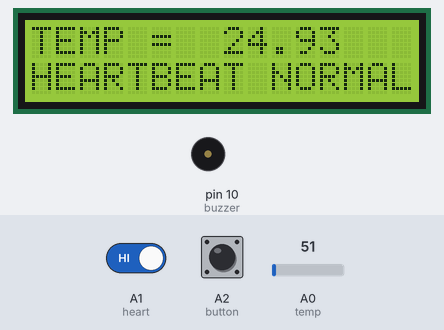
Recording of a sketch running on a simulated Arduino Mega 2560, built for the host (arithmetic inside an expression is 32-bit, double 64-bit). Parts: 16×2 character LCD, buzzer (waves = sounding, pin HIGH). Inputs (shaded band) come from the test bench; at power-on: A0 (temp) = 51, A1 (heart) HIGH, A2 (button) LOW. WiFi joins after 1.5 s; servers stay silent unless stated; uploads are accepted with an empty reply; random numbers use the default seed unless the sketch sets one; what the sketch prints to the serial monitor is not drawn.

Above: at 7.6 s.
7.7 s: A0 (temp) set to 92
At 12.2 s:
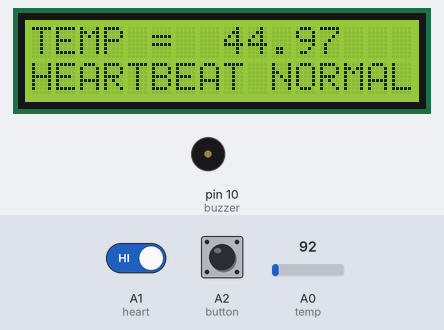
12.6 s: A0 (temp) set to 110
At 16.3 s:
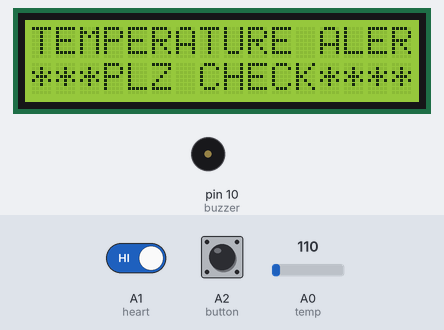
21.7 s: A0 (temp) set to 86
At 27.9 s:
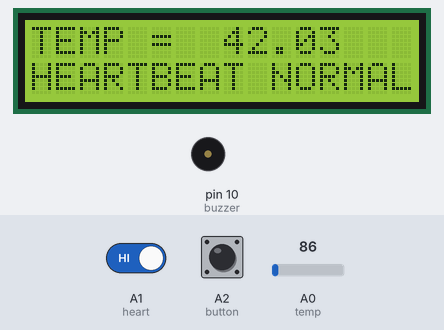
28.3 s: A1 (heart) driven LOW
At 34.7 s:
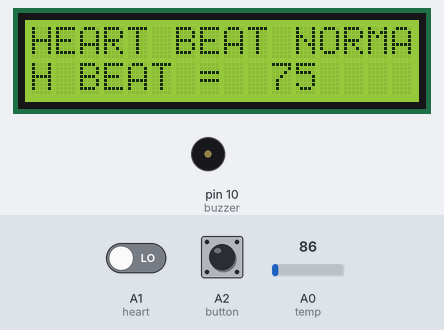
37.4 s: A1 (heart) driven HIGH
At 41.7 s:
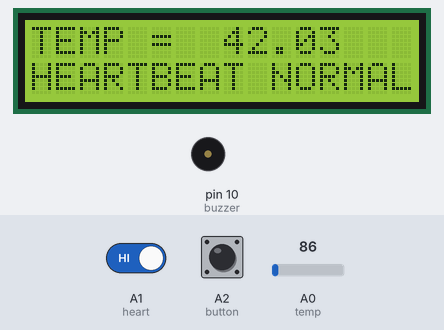
42.0 s: A1 (heart) driven LOW
At 43.0 s:
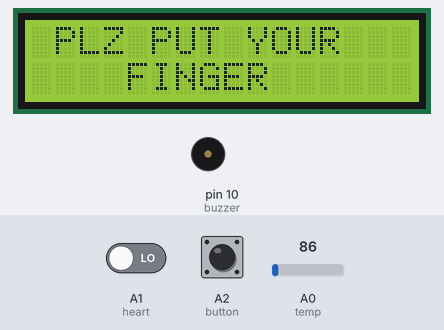
Timing chart, 0 to 51.6 s (numbered marks = the images above; inputs shaded):
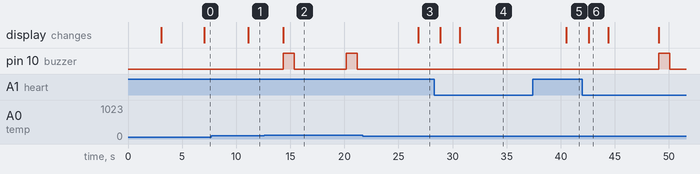

The sketch:

tx_of_wireless_health_care_system.ino
```cpp
/*
 * WIRELESS HEALTH CARE SYSTEM -
 *
 * http://projectsiot.xyz/IoTProjects/HealthCare/healthdisplay.php
 *
 * http://projectsiot.xyz/IoTProjects/HealthCare/healthupload.php?a=43&b=99&c=H
 *
 * hotspot name : project12
 * hotspot possword : project123456
 */

#include "WiFiEsp.h"
#include<String.h>
#include <LiquidCrystal.h>

// Emulate Serial1 on pins 6/7 if not present
#ifndef HAVE_HWSERIAL1
#include "SoftwareSerial.h"
SoftwareSerial Serial1(12, 13); // RX, TX
#endif

SoftwareSerial zigbee(2, 3);

LiquidCrystal lcd (4,5,6,7,8,9);

#define buzzer 10
#define temp A0
#define heart A1
#define button A2


unsigned int flag = 0;
String hbvalue = "\0";

float temp1=0.0;
String read_msg = "\0";

String otp[11] = {"62","72","71","75","97","79","92","79","95","83","99"} ;
unsigned int no = 0;
unsigned hb = 0;
unsigned temp2 = 0;

void beep()
{
   digitalWrite(buzzer, HIGH);
   delay(1000);
    digitalWrite(buzzer, LOW);
    delay(100);
}

void showprojectname ()
{
  lcd.clear();
    lcd.setCursor(0,0);
    lcd.print("    WIRELESS    ");
    lcd.setCursor(0,1);
    lcd.print("HEALTH CARE S/M");
  delay(3000);

}

char ssid[] = "project12";            // your network SSID (name)
char pass[] = "project123456";        // your network password
int status = WL_IDLE_STATUS;     // the Wifi radio's status

char server[] = "projectsiot.xyz";
char server1[] = "sms.scubedigi.com";

String A = "GET //IoTProjects/HealthCare/healthupload.php?a=";
String Z = " HTTP/1.1";
String msg = "GET /api.php?username=Mydreamacd&password=Mydre@m123&to=";
// "GET /api.php?username=Mydreamacd&password=Mydre@m123&to=9652490222&from=MYDREM&message=WELCOME%20MESSAGE HTTP/1.1"
String iot = "\0";
String bulk = "\0";

// Initialize the Ethernet client object
WiFiEspClient client;


void setup() {
  // put your setup code here, to run once:
zigbee.begin(9600);
Serial.begin(9600);
lcd.begin(16,2);

 Serial.println("power up");
showprojectname ();

pinMode(button,INPUT);
pinMode(buzzer,OUTPUT);
pinMode(temp,INPUT);
pinMode(heart,INPUT);


  // initialize serial for ESP module
  Serial1.begin(9600);
  // initialize ESP module
  WiFi.init(&Serial1);


  // check for the presence of the shield
  if (WiFi.status() == WL_NO_SHIELD) {
    Serial.println(F("WiFi shield not present"));
    // don't continue
      lcd.clear();
    lcd.setCursor(0,0);
    lcd.print("WIFI NT DETECTED");
    lcd.setCursor(0,1);
    lcd.print("PLEASE CHECK....");
  delay(200);
    while (true);
  }

  // attempt to connect to WiFi network
  while ( status != WL_CONNECTED) {
    Serial.print(F("Attempting to connect to WPA SSID: "));
    Serial.println(ssid);
      lcd.clear();
    lcd.setCursor(0,0);
    lcd.print(" CONNECTING TO  ");
    lcd.setCursor(3,1);
    lcd.print(ssid);
  delay(200);
    // Connect to WPA/WPA2 network
    status = WiFi.begin(ssid, pass);
  }

  // you're connected now, so print out the data
  Serial.println(F("You're connected to the network"));

    Serial.println(F("sending data ---1 "));
    Serial.println(F("Starting connection to server..."));
    // if you get a connection, report back via serial
    if (client.connect(server, 80)) {
      Serial.println(F("Connected to server"));
      // Make a HTTP request
      client.println("GET /IoTProjects/HealthCare/healthupload.php?a=U&b=0 HTTP/1.1");
      client.println("Host: projectsiot.xyz");
      //client.println("Connection: close");
      client.println();
    }
  //  client.flush();
    // client.stop();

Serial.println(F("PLEASE SHOW CARD "));
}

void loop() {

 hbvalue = "\0";
 no = random(11);


temp2 = analogRead(temp); //read data from analog pin A1.
float V=temp2*(5/(1023.00)); //conversion of analog voltage to digital voltage.
  temp1=V*100; //temperature in centigrade scale.
Serial.print("temperature is = "); Serial.println(temp1);
delay(50);
Serial.print("heart = "); Serial.println(digitalRead(heart));

Serial.print("button = "); Serial.println(digitalRead(button));

if(temp1>50)
{
  zigbee.listen (); delay(1000);
zigbee.println("t"); delay(200);

flag = 1;

lcd.clear();
    lcd.setCursor(0,0);
    lcd.print("TEMPERATURE ALERT");
    lcd.setCursor(0,1);
    lcd.print("***PLZ CHECK****");
    beep ();
zigbee.println("t"); delay(200);
  delay(1000);

}

else if (!(digitalRead(heart)))
{

flag = 1;
  lcd.clear();
     lcd.setCursor(0,0);
    lcd.print(" PLZ PUT YOUR  ");
      lcd.setCursor(0,1);
    lcd.print("    FINGER     ");
    delay(1800);
    lcd.clear();
    lcd.setCursor(0,0);
    lcd.print("CALCULATING.....");
  delay(2000);

  hb = otp[no].toInt();
 Serial.print("otp is = "); Serial.println(hb);

 delay(500);
 Serial1.listen (); delay(1000);


  if ((hb>95)||(hb<70))
  {
    zigbee.listen (); delay(1000);
    zigbee.println("h"); delay(200);
  lcd.clear();
  lcd.print("HEART BEAT ALERT");
    lcd.setCursor(0,1);
    lcd.print("HB = ");
    lcd.setCursor(6,1);
    lcd.print(hb);
beep ();
delay(100);
zigbee.println("h"); delay(200);


  }
  else
  {
  hbvalue = "\0";
  lcd.clear();
  lcd.print("HEART BEAT NORMAL");
    lcd.setCursor(0,1);
    lcd.print("H BEAT = ");
    lcd.setCursor(10,1);
    lcd.print(hb);
  delay(2000);

  }
}
else
{
  zigbee.listen (); delay(1000);
zigbee.println("n"); delay(1000);
  lcd.clear();
    lcd.setCursor(0,0);
    lcd.print("TEMP = ");
    lcd.setCursor(8,0);
    lcd.print(temp1);
    lcd.setCursor(0,1);
    lcd.print("HEARTBEAT NORMAL");
    zigbee.println("n"); delay(1000);
  delay(1000);
}

if (flag == 1)
{

flag = 0;
Serial1.listen (); delay(1000);

   iot = A+String(temp1)+"&b="+String(hb)+Z;

        Serial.println(iot);
       // sndit ();
 // ************************************************
  // if the server's disconnected, stop the client
  if (!client.connected()) {
    Serial.println(F("Disconnecting from server..."));
    client.stop();

    // do nothing forevermore
    //while (true);
  }
  //client.stop();
  //client.flush();

//  for (int x = 0; x < 2; x++)
//  {
//    delay(1000);
//    Serial.println(x, DEC);
//  }
  Serial.println(F("Starting connection to server..."));
  // if you get a connection, report back via serial
  if (client.connect(server, 80)) {
    Serial.println(F("Connected to server"));
    // Make a HTTP request

    //client.println("GET /IoTProjects/TollBooth/tollbooth.php?a=A&b=5&c=6&d=3 HTTP/1.1");

    client.println(A+String(temp1)+"&b="+String(hb)+Z);

    client.println("Host: projectsiot.xyz");
    //client.println("Connection: close");
    client.println();
  }
    client.stop();

 // ************************************************
        delay(1000);
}
} // loop


void lcdstring (unsigned int a, unsigned int b, String data)
{
  // lcd.clear();
  lcd.setCursor(a, b);
  lcd.print(data);
}
```

Measured:
- the behaviour switches between 102 and 103 on A0 (temp) (found by bisection; images 1 and 2)
- after the input at 7.7 s, the display: changes after 3.4 s (image 1)
- after the input at 12.6 s, pin 10 (buzzer): alternates HIGH for 1.0 s and LOW for 4.8 s, starting after 1.8 s; the display: changes after 1.8 s (image 2)
- after the input at 21.7 s, the display: changes after 5.1 s (image 3)
- after the input at 28.3 s, the display: first changes after 0.57 s (image 4 shows a later state)
- after the input at 42.0 s, pin 10 (buzzer): LOW → HIGH after 7.1 s, → LOW 1.0 s later; the display: changes after 0.57 s (image 6)
- what the display in image 6 shows lasts 1.8 s, from 42.6 s to 44.4 s
